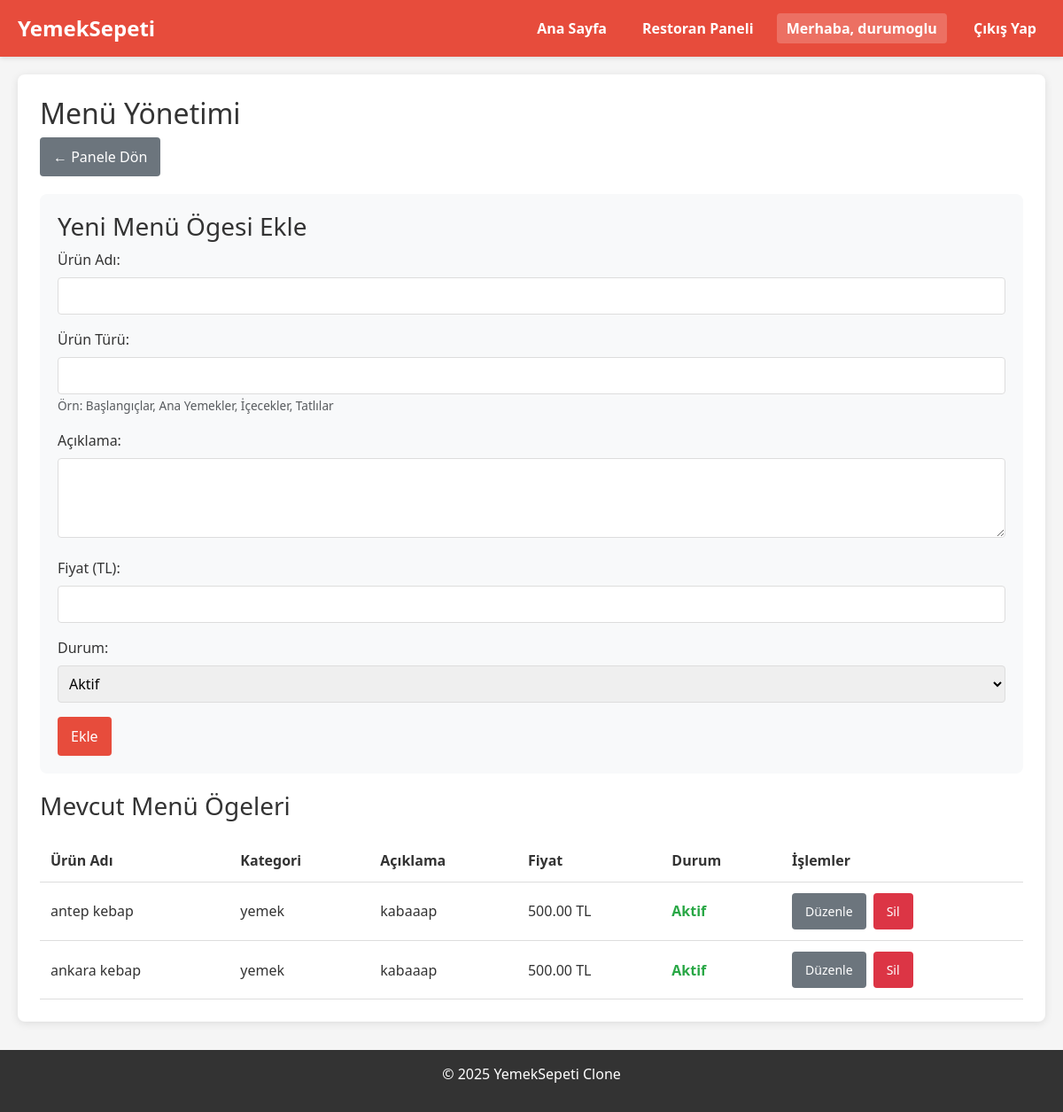
The app's page /restaurant/menu-management (signed in) with its own data.
### models.py (models this page shows, shortened)
class Menu(db.Model):
    id = db.Column(db.Integer, primary_key=True)
    restaurant_id = db.Column(db.Integer, db.ForeignKey('restaurant.id'), nullable=False)
    item_name = db.Column(db.String(100), nullable=False)
    description = db.Column(db.Text, nullable=True)
    price = db.Column(db.Float, nullable=False)
    is_available = db.Column(db.Boolean, default=True)
    category = db.Column(db.String(50), nullable=False, default = "diğer")  # e.g., 'appetizer', 'main course', 'dessert'
    restaurant = db.relationship('Restaurant', backref='menu_items')

### app.py (the view)
@app.route("/restaurant/menu-management")
@login_required
@restaurant_required
def menu_management():
    restaurant = Restaurant.query.filter_by(user_id=session['user_id']).first()
    if not restaurant:
        flash('Restoran bilgisi bulunamadı', 'danger')
        return redirect(url_for('restaurant_dashboard'))
    menu_items = Menu.query.filter_by(restaurant_id=restaurant.id).all()
    return render_template("menu_management.html", restaurant=restaurant, menu_items=menu_items)

### app.py (called while the page is built)
def login_required(f):
    @wraps(f)
    def decorated_function(*args, **kwargs):
        if 'logged_in' not in session:
            flash('Bu sayfaya erişmek için giriş yapmalısınız', 'danger')
            return redirect(url_for('login'))
        return f(*args, **kwargs)
    return decorated_function

def restaurant_required(f):
    @wraps(f)
    def decorated_function(*args, **kwargs):
        if 'user_type' not in session or session['user_type'] != 'restaurant':
            flash('Bu sayfaya erişmek için restoran yetkisi gereklidir', 'danger')
            return redirect(url_for('home'))
        return f(*args, **kwargs)
    return decorated_function

### templates/menu_management.html (shortened to what this page needs)
{% extends "base.html" %}
{% block content %}
<div class="menu-management">
    <h2>Menü Yönetimi</h2>
    <div class="back-link">
        <a href="{{ url_for('restaurant_dashboard') }}" class="btn btn-secondary">← Panele Dön</a>
    </div>
    <div class="add-menu-item">
        <h3>Yeni Menü Ögesi Ekle</h3>
        <form method="POST" action="{{ url_for('add_menu_item') }}">
            <div class="form-group">
                <label for="item_name">Ürün Adı:</label>
                <input type="text" name="item_name" id="item_name" required>
            </div>
            <div class="form-group">
                <label for="category">Ürün Türü:</label>
                <input type="text" name="category" id="category" required>
                <small class="form-text text-muted">Örn: Başlangıçlar, Ana Yemekler, İçecekler, Tatlılar</small>
            </div>
            <div class="form-group">
                <label for="description">Açıklama:</label>
                <textarea name="description" id="description" rows="3"></textarea>
            </div>
            <div class="form-group">
                <label for="price">Fiyat (TL):</label>
                <input type="number" name="price" id="price" step="0.01" min="0" required>
            </div>
            <div class="form-group">
                <label for="is_available">Durum:</label>
                <select name="is_available" id="is_available">
                    <option value="True" selected>Aktif</option>
                </select>
            </div>
            <button type="submit" class="btn btn-primary">Ekle</button>
        </form>
    </div>
    <div class="current-menu-items">
        <h3>Mevcut Menü Ögeleri</h3>
        {% if menu_items %}
            <table class="menu-items-table">
                <thead>
                    <tr>
                        <th>Ürün Adı</th>
                        <th>Kategori</th>
                        <th>Açıklama</th>
                        <th>Fiyat</th>
                        <th>Durum</th>
                        <th>İşlemler</th>
                    </tr>
                </thead>
                <tbody>
                    {% for item in menu_items %}
                        <tr>
                            <td>{{ item.item_name }}</td>
                            <td>{{ item.category }}</td>
                            <td>{{ item.description }}</td>
                            <td>{{ "%.2f"|format(item.price) }} TL</td>
                            <td>
                                {% if item.is_available %}
                                    <span class="status-active">Aktif</span>
                                {% else %}
                                    <span class="status-inactive">Pasif</span>
                                {% endif %}
                            </td>
                            <td class="action-buttons">
                                <a href="{{ url_for('edit_menu_item', item_id=item.id) }}" class="btn btn-secondary btn-sm">Düzenle</a>
                                <form action="{{ url_for('delete_menu_item', item_id=item.id) }}" method="POST" style="display: inline;">
                                    <button type="submit" class="btn btn-danger btn-sm" onclick="return confirm('Bu ürünü silmek istediğinize emin misiniz?');">Sil</button>
                                </form>
                            </td>
                        </tr>
                    {% endfor %}
                </tbody>
            </table>
        {% else %}
            <p>Henüz menü ögesi bulunmamaktadır.</p>
        {% endif %}
    </div>
</div>
{% endblock %}

### static/styles.css (style rules this page uses)
body { font-family: Arial, sans-serif; margin: 0; padding: 0; background-color: #f8f9fa; }
.form-group { margin-bottom: 1em; }
.form-group label { display: block; margin-bottom: 0.5em; }
.form-group input, .form-group select, .form-group textarea { width: 100%; padding: 0.5em; border: 1px solid #ddd; border-radius: 4px; }
.btn { padding: 0.5em 1em; border: none; border-radius: 4px; cursor: pointer; font-weight: bold; }
.btn-primary { background-color: #e60000; color: white; }
.btn-secondary { background-color: #6c757d; color: white; }
.action-buttons { display: flex; gap: 0.5em; }
.action-buttons form { display: flex; gap: 0.5em; }
.btn-danger { background-color: #dc3545; color: white; }
.back-link { margin-bottom: 1.5em; }
body { font-family: 'Segoe UI', Tahoma, Geneva, Verdana, sans-serif; margin: 0; padding: 0; background-color: #f5f5f5; color: #333; }
.form-group { flex: 1; min-width: 200px; }
.btn { display: inline-block; padding: 10px 15px; border: none; border-radius: 4px; cursor: pointer; text-decoration: none; font-weight: 500; text-align: center; transition: background-color 0.3s, transform 0.2s; }
.btn-primary { background-color: #e74c3c; color: white; }
.back-link { margin-bottom: 20px; display: flex; justify-content: space-between; }

### templates/menu_management.html (style rules this page uses)
.menu-management { background-color: white; border-radius: 8px; padding: 25px; box-shadow: 0 2px 10px rgba(0, 0, 0, 0.1); }
.add-menu-item { background-color: #f8f9fa; padding: 20px; border-radius: 8px; margin: 20px 0; }
.menu-items-table { width: 100%; border-collapse: collapse; margin-top: 20px; }
.menu-items-table th, .menu-items-table td { padding: 12px; text-align: left; border-bottom: 1px solid #ddd; }
.status-active { color: #28a745; font-weight: bold; }
.form-text { color: #6c757d; font-size: 85%; margin-top: 4px; }

### records on screen
Menu: item_name "antep kebap", category "yemek", description "kabaaap", price "500.00", is_available "Aktif"
Menu: item_name "ankara kebap", category "yemek", description "kabaaap", price "500.00", is_available "Aktif"

### other values on screen
{{ session.name }} "durumoglu"
